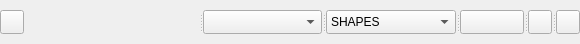
<?xml version="1.0" encoding="UTF-8"?>
<ui version="4.0">
 <class>minimumAreaTool</class>
 <widget class="QWidget" name="minimumAreaTool">
  <property name="geometry">
   <rect>
    <x>0</x>
    <y>0</y>
    <width>580</width>
    <height>44</height>
   </rect>
  </property>
  <property name="sizePolicy">
   <sizepolicy hsizetype="Fixed" vsizetype="Fixed">
    <horstretch>0</horstretch>
    <verstretch>0</verstretch>
   </sizepolicy>
  </property>
  <property name="maximumSize">
   <size>
    <width>580</width>
    <height>50</height>
   </size>
  </property>
  <property name="windowTitle">
   <string>Form</string>
  </property>
  <layout class="QGridLayout" name="gridLayout">
   <property name="leftMargin">
    <number>0</number>
   </property>
   <property name="topMargin">
    <number>0</number>
   </property>
   <property name="rightMargin">
    <number>0</number>
   </property>
   <property name="bottomMargin">
    <number>0</number>
   </property>
   <property name="spacing">
    <number>0</number>
   </property>
   <item row="0" column="0">
    <widget class="QPushButton" name="showPushButton">
     <property name="sizePolicy">
      <sizepolicy hsizetype="MinimumExpanding" vsizetype="MinimumExpanding">
       <horstretch>0</horstretch>
       <verstretch>0</verstretch>
      </sizepolicy>
     </property>
     <property name="minimumSize">
      <size>
       <width>24</width>
       <height>24</height>
      </size>
     </property>
     <property name="maximumSize">
      <size>
       <width>24</width>
       <height>24</height>
      </size>
     </property>
     <property name="toolTip">
      <string>Minimum Area Tool</string>
     </property>
     <property name="text">
      <string/>
     </property>
     <property name="icon">
      <iconset resource="../../../../resources.qrc">
       <normaloff>:/plugins/DsgTools/icons/minAreaTool.png</normaloff>:/plugins/DsgTools/icons/minAreaTool.png</iconset>
     </property>
     <property name="iconSize">
      <size>
       <width>24</width>
       <height>24</height>
      </size>
     </property>
     <property name="checkable">
      <bool>true</bool>
     </property>
    </widget>
   </item>
   <item row="0" column="2">
    <widget class="QSplitter" name="splitter">
     <property name="sizePolicy">
      <sizepolicy hsizetype="Expanding" vsizetype="Expanding">
       <horstretch>0</horstretch>
       <verstretch>0</verstretch>
      </sizepolicy>
     </property>
     <property name="maximumSize">
      <size>
       <width>16777215</width>
       <height>24</height>
      </size>
     </property>
     <property name="orientation">
      <enum>Qt::Horizontal</enum>
     </property>
     <widget class="QgsScaleWidget" name="mScaleWidget" native="true">
      <property name="sizePolicy">
       <sizepolicy hsizetype="Preferred" vsizetype="MinimumExpanding">
        <horstretch>0</horstretch>
        <verstretch>0</verstretch>
       </sizepolicy>
      </property>
      <property name="minimumSize">
       <size>
        <width>24</width>
        <height>24</height>
       </size>
      </property>
      <property name="showCurrentScaleButton" stdset="0">
       <bool>true</bool>
      </property>
     </widget>
     <widget class="QComboBox" name="sizesComboBox">
      <property name="sizePolicy">
       <sizepolicy hsizetype="Preferred" vsizetype="MinimumExpanding">
        <horstretch>0</horstretch>
        <verstretch>0</verstretch>
       </sizepolicy>
      </property>
      <property name="minimumSize">
       <size>
        <width>24</width>
        <height>24</height>
       </size>
      </property>
      <property name="maximumSize">
       <size>
        <width>16777215</width>
        <height>64</height>
       </size>
      </property>
     </widget>
     <widget class="QComboBox" name="shapesComboBox">
      <property name="sizePolicy">
       <sizepolicy hsizetype="Preferred" vsizetype="MinimumExpanding">
        <horstretch>0</horstretch>
        <verstretch>0</verstretch>
       </sizepolicy>
      </property>
      <property name="minimumSize">
       <size>
        <width>24</width>
        <height>24</height>
       </size>
      </property>
      <property name="maximumSize">
       <size>
        <width>16777215</width>
        <height>64</height>
       </size>
      </property>
      <item>
       <property name="text">
        <string>SHAPES</string>
       </property>
      </item>
      <item>
       <property name="text">
        <string>Square</string>
       </property>
      </item>
      <item>
       <property name="text">
        <string>Circle</string>
       </property>
      </item>
     </widget>
     <widget class="QgsColorButton" name="mColorButton">
      <property name="sizePolicy">
       <sizepolicy hsizetype="MinimumExpanding" vsizetype="Fixed">
        <horstretch>0</horstretch>
        <verstretch>0</verstretch>
       </sizepolicy>
      </property>
      <property name="minimumSize">
       <size>
        <width>24</width>
        <height>24</height>
       </size>
      </property>
      <property name="maximumSize">
       <size>
        <width>64</width>
        <height>64</height>
       </size>
      </property>
      <property name="toolTip">
       <string>Color Selector</string>
      </property>
      <property name="color" stdset="0">
       <color alpha="63">
        <red>254</red>
        <green>178</green>
        <blue>76</blue>
       </color>
      </property>
     </widget>
     <widget class="QPushButton" name="drawShape">
      <property name="sizePolicy">
       <sizepolicy hsizetype="MinimumExpanding" vsizetype="Fixed">
        <horstretch>0</horstretch>
        <verstretch>0</verstretch>
       </sizepolicy>
      </property>
      <property name="minimumSize">
       <size>
        <width>24</width>
        <height>24</height>
       </size>
      </property>
      <property name="maximumSize">
       <size>
        <width>24</width>
        <height>24</height>
       </size>
      </property>
      <property name="toolTip">
       <string>Draw Shape</string>
      </property>
      <property name="text">
       <string/>
      </property>
      <property name="icon">
       <iconset resource="../../../../resources.qrc">
        <normaloff>:/plugins/DsgTools/icons/areaTool.png</normaloff>:/plugins/DsgTools/icons/areaTool.png</iconset>
      </property>
      <property name="iconSize">
       <size>
        <width>16</width>
        <height>16</height>
       </size>
      </property>
     </widget>
     <widget class="QPushButton" name="createCustomSizesPushButton">
      <property name="sizePolicy">
       <sizepolicy hsizetype="MinimumExpanding" vsizetype="Fixed">
        <horstretch>0</horstretch>
        <verstretch>0</verstretch>
       </sizepolicy>
      </property>
      <property name="minimumSize">
       <size>
        <width>24</width>
        <height>24</height>
       </size>
      </property>
      <property name="maximumSize">
       <size>
        <width>24</width>
        <height>24</height>
       </size>
      </property>
      <property name="toolTip">
       <string>Create Custom Size</string>
      </property>
      <property name="text">
       <string/>
      </property>
      <property name="icon">
       <iconset resource="../../../../resources.qrc">
        <normaloff>:/plugins/DsgTools/icons/plus.png</normaloff>:/plugins/DsgTools/icons/plus.png</iconset>
      </property>
      <property name="iconSize">
       <size>
        <width>16</width>
        <height>16</height>
       </size>
      </property>
     </widget>
    </widget>
   </item>
   <item row="0" column="1">
    <spacer name="horizontalSpacer">
     <property name="orientation">
      <enum>Qt::Horizontal</enum>
     </property>
     <property name="sizeType">
      <enum>QSizePolicy::Minimum</enum>
     </property>
     <property name="sizeHint" stdset="0">
      <size>
       <width>10</width>
       <height>20</height>
      </size>
     </property>
    </spacer>
   </item>
  </layout>
 </widget>
 <customwidgets>
  <customwidget>
   <class>QgsColorButton</class>
   <extends>QPushButton</extends>
   <header>qgis.gui</header>
  </customwidget>
  <customwidget>
   <class>QgsScaleWidget</class>
   <extends>QWidget</extends>
   <header>qgis.gui</header>
  </customwidget>
 </customwidgets>
 <resources>
  <include location="../../../../resources.qrc"/>
 </resources>
 <connections/>
</ui>
